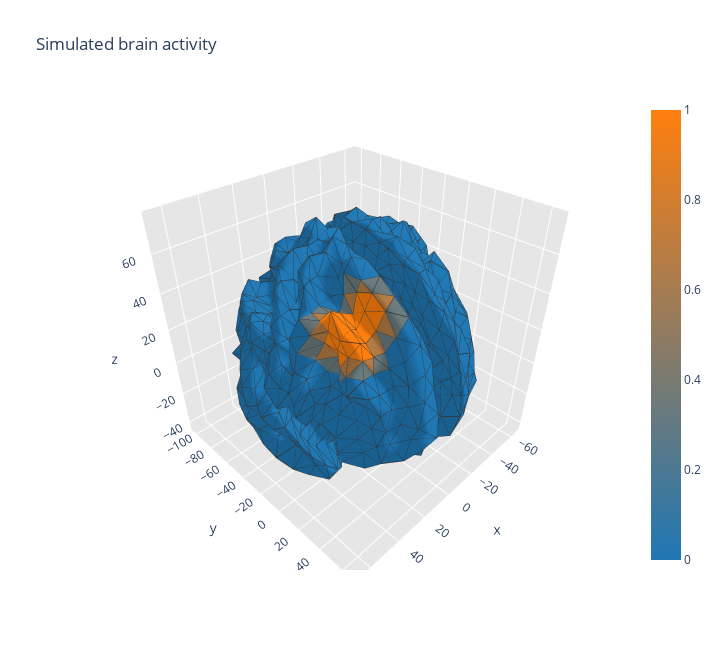

Notebook code for this chart:
### Markdown cell above
# Plot the Source

### Code cell
# source = np.random.randn(pos.shape[0])

brain = brain_plotly(source, fwd)[0]
brain

### Figure 1 — Plotly figure (JSON) as saved in the notebook; plotly's stock layout.template omitted (floating-point values rounded to 4 significant figures; data arrays with more than 128 entries replaced by an {"elided": "..."} marker saying what was removed)
{"data": [{"facecolor": {"elided": "2560 str values"}, "i": {"elided": "2560 int values"}, "j": {"elided": "2560 int values"}, "k": {"elided": "2560 int values"}, "name": "", "type": "mesh3d", "x": {"elided": "1284 float values"}, "y": {"elided": "1284 float values"}, "z": {"elided": "1284 float values"}}, {"line": {"color": "rgb(50, 50, 50)", "width": 1.5}, "mode": "lines", "showlegend": false, "type": "scatter3d", "x": {"elided": "12800 float values"}, "y": {"elided": "12800 float values"}, "z": {"elided": "12800 float values"}}, {"hoverinfo": "none", "marker": {"color": [0, 1], "colorscale": [[0, "rgb(31, 119, 180)"], [1, "rgb(255, 127, 14)"]], "showscale": true, "size": 0.1}, "mode": "markers", "showlegend": false, "type": "scatter3d", "x": [-36.81], "y": [-18.29], "z": [64.46]}], "layout": {"height": 650, "scene": {"aspectratio": {"x": 1, "y": 1, "z": 1}, "xaxis": {"backgroundcolor": "rgb(230, 230, 230)", "gridcolor": "rgb(255, 255, 255)", "showbackground": true, "zerolinecolor": "rgb(255, 255, 255)"}, "yaxis": {"backgroundcolor": "rgb(230, 230, 230)", "gridcolor": "rgb(255, 255, 255)", "showbackground": true, "zerolinecolor": "rgb(255, 255, 255)"}, "zaxis": {"backgroundcolor": "rgb(230, 230, 230)", "gridcolor": "rgb(255, 255, 255)", "showbackground": true, "zerolinecolor": "rgb(255, 255, 255)"}}, "title": {"text": "Simulated brain activity"}, "width": 720}}
